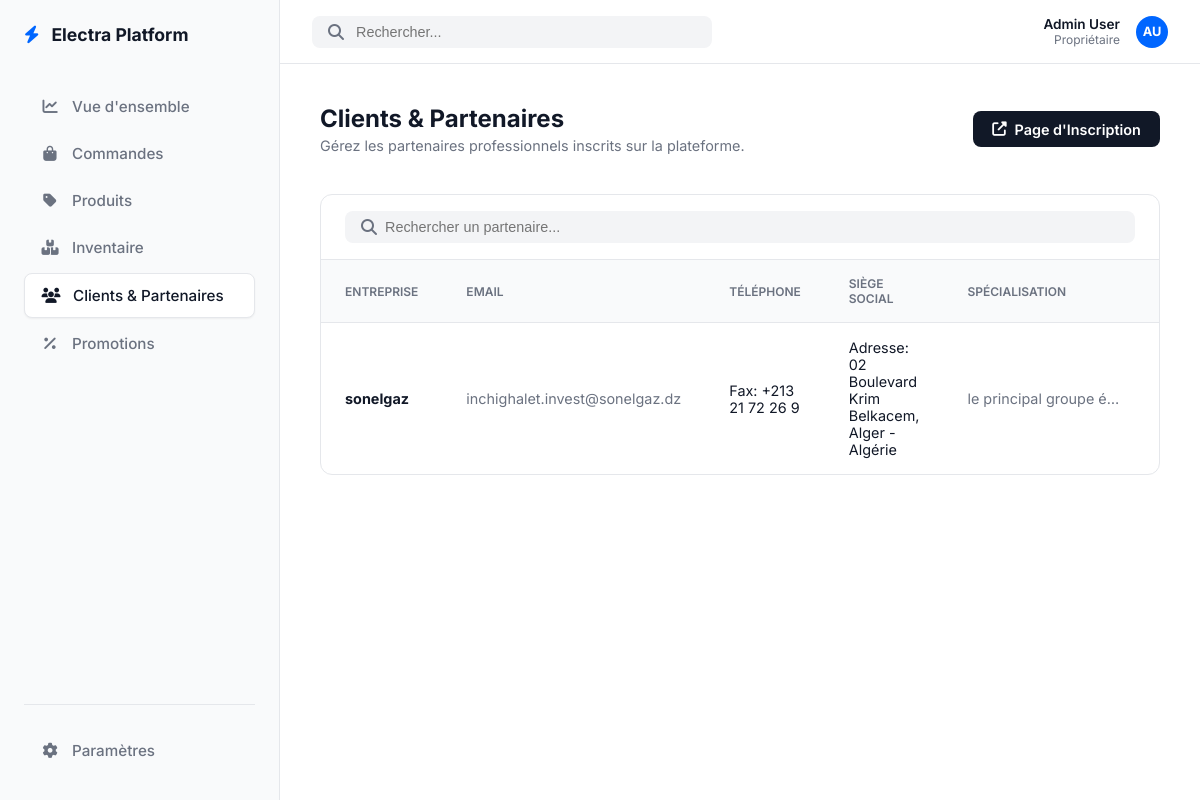
The page /dashboard/customers/ on the database its author committed.
### partners/models.py (models this page shows, shortened)
class Partner(models.Model):
    company_name = models.CharField(max_length=255)
    description = models.TextField(help_text="Bref profil du partenaire")
    logo = models.ImageField(upload_to='partners/logos/', blank=True, null=True)
    website = models.URLField(blank=True, null=True)
    email = models.EmailField()
    phone = models.CharField(max_length=20)
    address = models.TextField()
    is_verified = models.BooleanField(default=False)
    created_at = models.DateTimeField(auto_now_add=True)

### dashboard/views.py (the view)
# urls.py: path('customers/', views.customers, name='customers'),
def customers(request):
    try:
        partners = Partner.objects.all()
    except:
        partners = []
    return render(request, 'dashboard/customers.html', {'partners': partners})

### shop/context_processors.py (called while the page is built)
def categories_processor(request):
    return {
        'all_categories': Category.objects.all().order_by('name')
    }

### templates/dashboard/customers.html (shortened to what this page needs)
{% extends 'dashboard/base_dashboard.html' %}
{% block dashboard_content %}
<div class="page-header">
    <div>
        <h1 style="font-size: 1.5rem; font-weight: 700;">Clients & Partenaires</h1>
        <p style="color: var(--text-secondary); font-size: 0.9rem; margin-top: 0.25rem;">Gérez les partenaires professionnels inscrits sur la plateforme.</p>
    </div>
    <a href="/partners/register/" class="btn-action" target="_blank"><i class="fas fa-external-link-alt"></i> Page d'Inscription</a>
</div>
<div class="data-card">
    <div style="padding: 1rem 1.5rem; border-bottom: 1px solid var(--sidebar-border); display: flex; gap: 1rem; align-items: center;">
        <div style="background: #f3f4f6; padding: 0.5rem 1rem; border-radius: 8px; display: flex; align-items: center; gap: 0.5rem; flex: 1;">
            <i class="fas fa-search" style="color: var(--text-secondary);"></i>
            <input type="text" placeholder="Rechercher un partenaire..." style="border: none; background: none; outline: none; width: 100%; font-size: 0.9rem;">
        </div>
    </div>
    <table>
        <thead>
            <tr>
                <th>Entreprise</th>
                <th>Email</th>
                <th>Téléphone</th>
                <th>Siège Social</th>
                <th>Spécialisation</th>
                <th>Date d'inscription</th>
            </tr>
        </thead>
        <tbody>
            {% for partner in partners %}
            <tr>
                <td style="font-weight: 700;">{{ partner.company_name }}</td>
                <td style="color: var(--text-secondary);">{{ partner.email }}</td>
                <td>{{ partner.phone }}</td>
                <td>{{ partner.address }}</td>
                <td style="max-width: 200px; white-space: nowrap; overflow: hidden; text-overflow: ellipsis; color: var(--text-secondary);">{{ partner.description|truncatechars:50 }}</td>
                <td style="color: var(--text-secondary);">{{ partner.created_at|date:"d M Y" }}</td>
            </tr>
            {% endfor %}
        </tbody>
    </table>
</div>
{% endblock %}

### templates/dashboard/base_dashboard.html (style rules this page uses)
:root { --sidebar-bg: #f9fafb; --sidebar-border: #e5e7eb; --sidebar-hover: #f3f4f6; --sidebar-active: #ffffff; --sidebar-text: #6b7280; --sidebar-text-active: #111827; --content-bg: #ffffff; --primary: #0066FF; --primary-light: #eff6ff; --text-main: #111827; --text-secondary: #6b7280; --border-color: #f3f4f6; }
* { margin: 0; padding: 0; box-sizing: border-box; }
body { font-family: 'Inter', sans-serif; background-color: var(--sidebar-bg); color: var(--text-main); display: flex; height: 100vh; overflow: hidden; }
.page-header { display: flex; justify-content: space-between; align-items: center; margin-bottom: 2.5rem; }
.btn-action { background-color: var(--text-main); color: white; padding: 0.6rem 1.2rem; border-radius: 8px; text-decoration: none; font-weight: 600; font-size: 0.9rem; display: flex; align-items: center; gap: 0.5rem; }
.data-card { border: 1px solid var(--sidebar-border); border-radius: 12px; overflow: hidden; }
table { width: 100%; border-collapse: collapse; }
th { text-align: left; padding: 1rem 1.5rem; background-color: #f9fafb; border-bottom: 1px solid var(--sidebar-border); font-size: 0.75rem; text-transform: uppercase; color: var(--text-secondary); font-weight: 600; }
td { padding: 1rem 1.5rem; border-bottom: 1px solid var(--border-color); font-size: 0.9rem; color: var(--text-main); }
tr:last-child td { border-bottom: none; }

### rows shown on the page
Partner: company_name "sonelgaz", email "inchighalet.invest@sonelgaz.dz", phone "Fax: +213 21 72 26 9", address "Adresse: 02 Boulevard Krim Belkacem, Alger - Algérie", description "le principal groupe é…"
